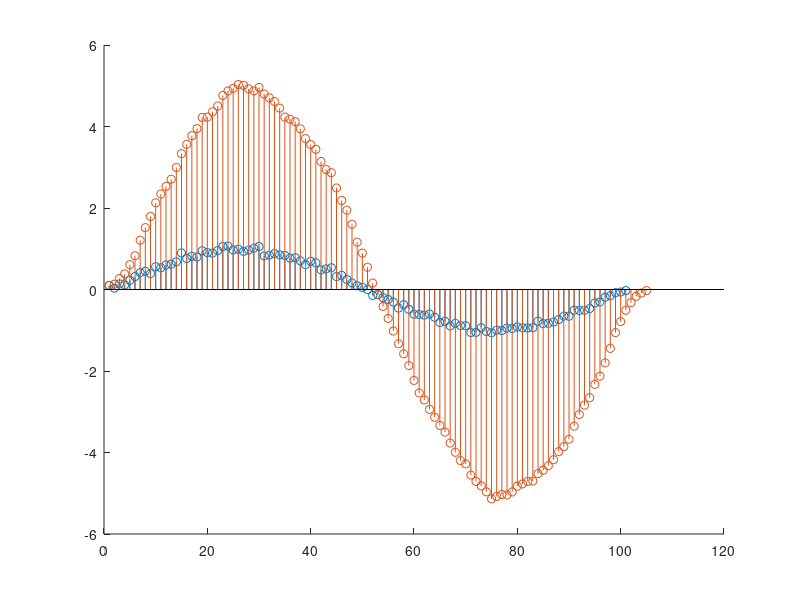
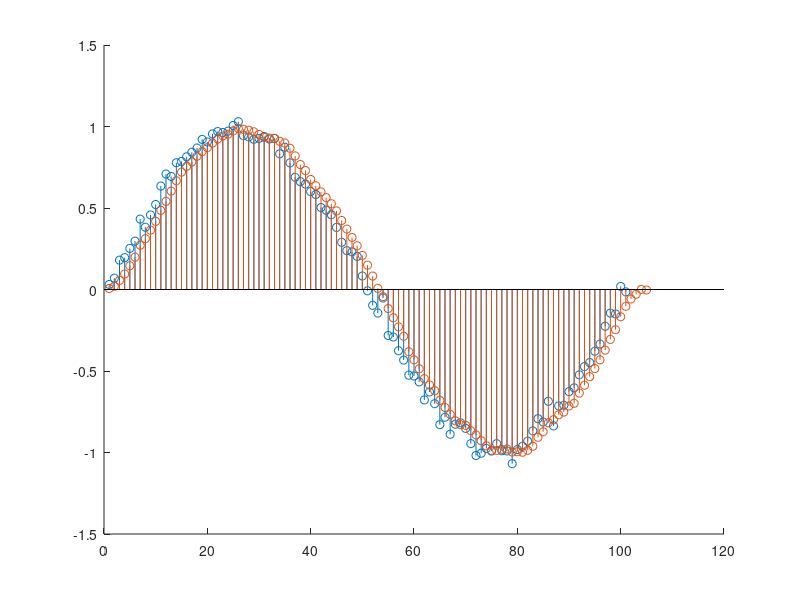

Here is the MATLAB script that generated these plots, in order:
x = ones(1,50);
y= ones(1,100);
z=conv(x,y);
X=0;
Y=0;
Z=0;
for n=1:50
    X=X+x(n);
end
for n=1:100
    Y=Y+y(n);
end
for n=1:149
    Z=Z+z(n);
end
isSame = X+Y==Z;
%It's the same.
clear;
x=sin(2*pi*0.01*(0:100)) + 0.05*randn(1,101);
h=ones(1,5);
y=conv(x,h);
figure(1);
hold;
stem(x);
stem(y);
%Ay=AxAh
clear;
x=sin(2*pi*0.01*(0:100)) + 0.05*randn(1,101);
h=ones(1,5)/5;
y=conv(x,h);
figure(2);
hold;
stem(x);
stem(y);
%Ay=Ax

%Because Ah=1; so in part c, Ay=Ax which statisfies the statement. For part
%b, the figure is 5 times higher than the oringinal on.

